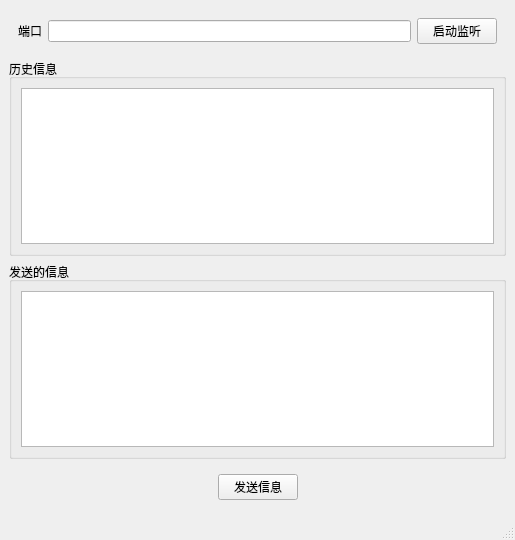
<?xml version="1.0" encoding="UTF-8"?>
<ui version="4.0">
 <class>MainWindow</class>
 <widget class="QMainWindow" name="MainWindow">
  <property name="geometry">
   <rect>
    <x>0</x>
    <y>0</y>
    <width>515</width>
    <height>540</height>
   </rect>
  </property>
  <property name="windowTitle">
   <string>MainWindow</string>
  </property>
  <widget class="QWidget" name="centralwidget">
   <layout class="QVBoxLayout" name="verticalLayout">
    <item>
     <widget class="QWidget" name="widget" native="true">
      <layout class="QHBoxLayout" name="horizontalLayout">
       <item>
        <widget class="QLabel" name="label">
         <property name="text">
          <string>端口</string>
         </property>
        </widget>
       </item>
       <item>
        <widget class="QLineEdit" name="port"/>
       </item>
       <item>
        <widget class="QPushButton" name="startServer">
         <property name="text">
          <string>启动监听</string>
         </property>
        </widget>
       </item>
      </layout>
     </widget>
    </item>
    <item>
     <widget class="QGroupBox" name="groupBox">
      <property name="title">
       <string>历史信息</string>
      </property>
      <layout class="QHBoxLayout" name="horizontalLayout_2">
       <item>
        <widget class="QTextEdit" name="record"/>
       </item>
      </layout>
     </widget>
    </item>
    <item>
     <widget class="QGroupBox" name="groupBox_2">
      <property name="title">
       <string>发送的信息</string>
      </property>
      <layout class="QHBoxLayout" name="horizontalLayout_3">
       <item>
        <widget class="QTextEdit" name="msg"/>
       </item>
      </layout>
     </widget>
    </item>
    <item>
     <widget class="QWidget" name="widget_2" native="true">
      <layout class="QHBoxLayout" name="horizontalLayout_4">
       <item>
        <spacer name="horizontalSpacer">
         <property name="orientation">
          <enum>Qt::Horizontal</enum>
         </property>
         <property name="sizeHint" stdset="0">
          <size>
           <width>40</width>
           <height>20</height>
          </size>
         </property>
        </spacer>
       </item>
       <item>
        <widget class="QPushButton" name="sendMessage">
         <property name="text">
          <string>发送信息</string>
         </property>
        </widget>
       </item>
       <item>
        <spacer name="horizontalSpacer_2">
         <property name="orientation">
          <enum>Qt::Horizontal</enum>
         </property>
         <property name="sizeHint" stdset="0">
          <size>
           <width>116</width>
           <height>20</height>
          </size>
         </property>
        </spacer>
       </item>
      </layout>
     </widget>
    </item>
   </layout>
  </widget>
  <widget class="QMenuBar" name="menubar">
   <property name="geometry">
    <rect>
     <x>0</x>
     <y>0</y>
     <width>515</width>
     <height>17</height>
    </rect>
   </property>
  </widget>
  <widget class="QStatusBar" name="statusbar"/>
 </widget>
 <resources/>
 <connections/>
</ui>
